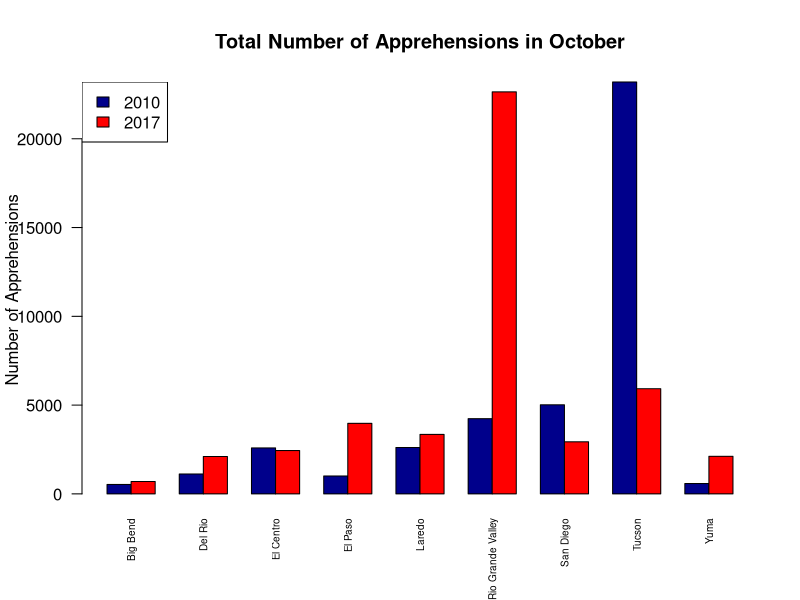
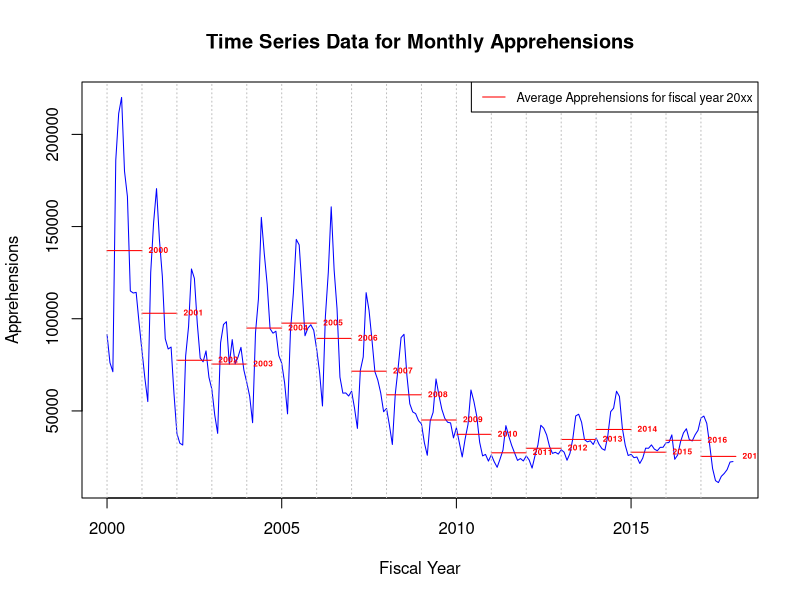

Reproduce these figures in R, in order.
# Load the data
PB2010 <- read.csv('./Data/BP Apprehensions 2010.csv')
PB2017 <- read.csv('./Data/PB Apprehensions 2017.csv')
monthly <- read.csv('./Data/PB monthly summaries.csv')

# Clean the data
PB2017 <- PB2017[,-14]
PB2017 <- PB2017[-10,]
PB2017 <- cbind(Sector=PB2010$Sector,as.data.frame(sapply(PB2017[2:ncol(PB2017)],function(x){as.integer(gsub(',','',x))})))

# Save cleaned data
saveRDS(PB2010,file="./Data/PB Apprehensions 2010.rds")
saveRDS(PB2017,file='./Data/PB Apprehensions 2017.rds')
saveRDS(monthly,file='./Data/PB monthly summaries.rds')



# PART A plots

# Compare by month

# write a function that would produce barplots by month
# PB1 and PB2 should be dataframes, and the function is designed to let PB2010 = PB1 and PB2017 = PB2
# n should be a string that indicates the month of the graph

month_graph <- function(PB1,PB2,n){
    month <- c('October','November','December','January','Feburary','March','April','May','June','July','August',
               'September')
    time <- which(month==n)
    m <- rbind(PB1[,time+1],PB2[,time+1])
    rownames(m) <- c('2010','2017')
    colnames(m) <- PB2010$Sector
    barplot(as.matrix(m),col=c('darkblue','red'),ylab='Number of Apprehensions',
            main=paste('Total Number of Apprehensions in', n,sep = ' '),
            beside = TRUE,las=2,cex.names = 0.6)
    legend("topleft", 
           legend = rownames(m), 
           fill = c("darkblue", "red"))
}

month_graph(PB2010,PB2017,'October')

# Compare by sector

# write a function that would produce barplots by sector
# PB1 and PB2 should be dataframes, and the functions is designed to take PB2010 as PB1 and PB2017 as PB2
# n should be a string that indicates the sector of the graph

sector_graph <- function(PB1,PB2,n){
    sector <- as.character(PB2010$Sector)
    s <- which(sector==n)
    m <- rbind(PB1[s,2:13],PB2[s,2:13])
    rownames(m) <- c('2010','2017')
    colnames(m) <- c('October','November','December','January','Feburary','March','April','May','June','July','August',
                    'September')
    barplot(as.matrix(m),col=c('yellow','green'),ylab='Number of Apprehensions',
            main=paste('Total Number of Apprehensions in',n,sep = ' '),
            beside = TRUE, las=2)
    legend("topright", 
           legend = rownames(m), 
           fill = c("yellow", "green"))
}


# PART B t-test by sector

# Sector with most apprehensions in 2010
PB2010$Total <- apply(PB2010[,-1],1,sum)
most_2010 <- PB2010[PB2010$Total==max(PB2010$Total),]
most_2010_s <- as.character(PB2010$Sector[PB2010$Total==max(PB2010$Total)]) # gives the name of the sector

# Sector with most apprehensions in 2017
PB2017$Total <- apply(PB2017[,-1],1,sum)
most_2017 <- PB2017[PB2017$Total==max(PB2017$Total),]
most_2017_s <- as.character(PB2017$Sector[PB2017$Total==max(PB2017$Total)]) # gives the name of the sector

# Combine these two rows as a new dataframe
most <- as.data.frame(t(rbind(most_2010,most_2017)))
colnames(most) <- c('2010','2017')
most <- most[-1,]
most <- most[-13,]
most$`2010` <- as.numeric(as.character(most$`2010`))
most$`2017` <- as.numeric(as.character(most$`2017`))

# a variance test first
var.test(most$`2010`,most$`2017`) # the result of the test is that two samples have same variance

# then the initial t-test
t.test(most$`2010`,most$`2017`,paired=FALSE,var.equal = TRUE) 
# with a significance level of 0.05, we have to reject the null hypothesis and conclude that there are differences in mean

# a second t-test to find out if the mean level of apprehension increases from 2010 to 2017
t.test(most$`2010`,most$`2017`,paired=FALSE,var.equal = TRUE,alternative='greater')
# with a significance level of 0.05, we have to reject the null hypothesis and conclude that the mean level in 2010 is greater than the mean level in 2017



# PART C t-test for three month period

# Three months periods

# write a function that would return a dataframe with the total number of apprehensions in 3-month period
# object should be a data frame, particularly, should be either PB2010 or PB2017

three_period <- function(object) {
  period <- data.frame()
  for (i in (1:nrow(object))) {
    for (j in (1:(ncol(object)-3))){
      period[i,j] <- object[i,j+1]+object[i,j+2]+object[i,j+3]
    }
  }
  colnames(period) <- c('Oct-Dec','Nov-Jan','Dec-Feb','Jan-Mar','Feb-Apr','Mar-May','Apr-Jun',
                        'May-Jul','Jun-Aug','Jul-Sep')
  rownames(period) <- PB2017$Sector
  period
}

t_month_2010 <- three_period(PB2010[,1:13])
t_month_2017 <- three_period(PB2017[,1:13])

# Calculate the total apprehension for each three month period and assign a name for the new row
t_month_2010 <- rbind(t_month_2010,colSums(t_month_2010))
rownames(t_month_2010) <- c(rownames(t_month_2010)[-length(rownames(t_month_2010))],'Total')

t_month_2017 <- rbind(t_month_2017,colSums(t_month_2017))
rownames(t_month_2017) <- c(rownames(t_month_2017)[-length(rownames(t_month_2017))],'Total')

# Find the maximum apprehension level for each year and return the time period
max_2010 <- t_month_2010[,t_month_2010[length(t_month_2010),]==max(t_month_2010[length(t_month_2010),])]
max_2017 <- t_month_2017[,t_month_2017[length(t_month_2017),]==max(t_month_2017[length(t_month_2017),])]

max_2010_period <- colnames(t_month_2010)[t_month_2010[length(t_month_2010),]==max(t_month_2010[length(t_month_2010),])] # gives the exact time period of the max level apprehension
max_2017_period <- colnames(t_month_2017)[t_month_2017[length(t_month_2017),]==max(t_month_2017[length(t_month_2017),])] # gives the exact time period of the max level apprehension

# Combine these two samples together under a new data frame
max_three <- as.data.frame(cbind(max_2010,max_2017))

# Perform a variance test first
var.test(max_three$max_2010,max_three$max_2017) # the result of the variance test is that two samples having the same variance

# then do a two-sided t-test
t.test(max_three$max_2010,max_three$max_2017,paired = FALSE,var.equal = TRUE)
# with a significance level of 0.05, we can conclude that means of these two samples are different

# then do a one-sided test to see whether there is an increase in apprehension from 2010 to 2017
t.test(max_three$max_2010,max_three$max_2017,paired=FALSE,var.equal = TRUE,alternative = 'less')
# with a significance level of 0.05, we can conclude that mean level of apprehension in 2017 is greater than the mean level of apprehension in 2010
# thus we can say that there is an increae in meal apprehension level from 2010 to 2017



# PART D time series data

# order the dataset so that the year is in ascending order
monthly <- monthly[order(monthly$year),]

# yearly average apprehension
monthly$mean <- apply(monthly[,-1],1,mean)

ts1 <- monthly[,2:13]
ts2 <- as.vector(t(ts1))
ts3 <- ts(ts2, start = c(2000,1), frequency=12)

tsplot <- function(ts) {
  ts.plot(ts, gpars=list(xlab="Fiscal Year", ylab="Apprehensions", lty=c(1:3)),col='blue',main='Time Series Data for Monthly Apprehensions')
  label <- as.character(seq(from=2000,to=2017))
  for (i in 1:18) {
    segments(monthly$year[i],monthly$mean[i],monthly$year[i]+1,monthly$mean[i],col='red')
    text(x=monthly$year[i]+0.9,y=monthly$mean[i],pos=4,labels=label[i],col='red',cex=0.5,font=2)
  }
  abline(v=2000:2017,col='grey',lty=3)
  legend('topright',lty=1,col='red',legend = 'Average Apprehensions for fiscal year 20xx',cex = 0.75)
}

tsplot(ts3)
